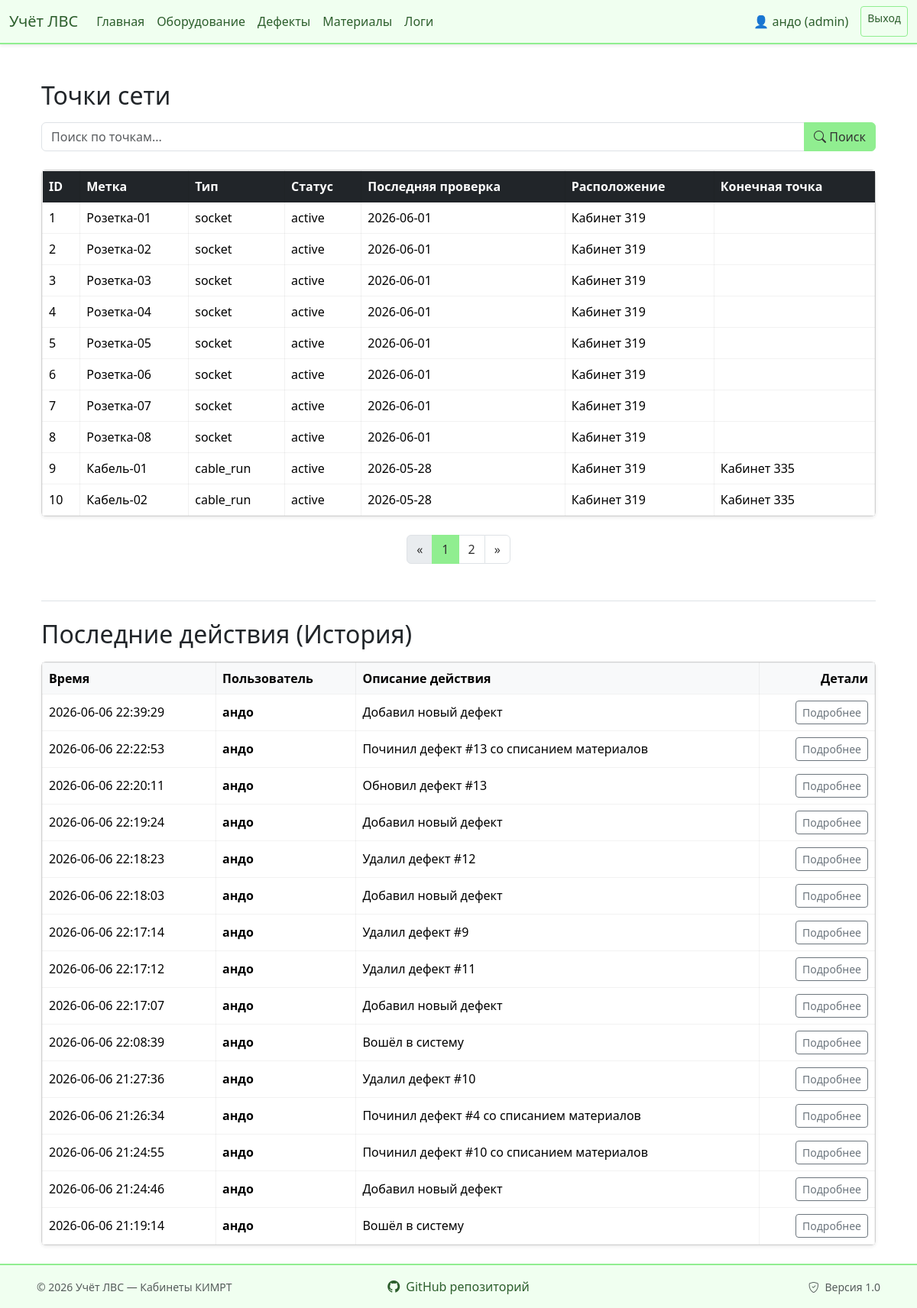
The app's page /superproject/index.php (signed in) with its own data.
### tables this page shows
CREATE TABLE `network_points` (
  `id` int(11) NOT NULL,
  `label` varchar(20) NOT NULL,
  `type` enum('socket','switch','cable_run','patch_cord') NOT NULL,
  `location_id` int(11) DEFAULT NULL,
  `location_end_id` int(11) DEFAULT NULL,
  `status` enum('active','defect','decommissioned') DEFAULT 'active',
  `last_check` date DEFAULT NULL
);

CREATE TABLE `locations` (
  `id` int(11) NOT NULL,
  `name` varchar(100) NOT NULL,
  `type` enum('room','rack','workspace','other') DEFAULT 'room',
  `room_number` varchar(10) DEFAULT '319Б'
);

CREATE TABLE `logs` (
  `id` int(11) NOT NULL,
  `user_id` int(11) DEFAULT NULL,
  `action` varchar(100) NOT NULL,
  `target_table` varchar(50) NOT NULL,
  `target_id` int(11) NOT NULL,
  `created_at` timestamp NULL DEFAULT CURRENT_TIMESTAMP
);

CREATE TABLE `users` (
  `id` int(11) NOT NULL,
  `login` varchar(50) NOT NULL,
  `password_hash` varchar(255) NOT NULL,
  `role` enum('admin','operator') DEFAULT 'operator'
);

### superproject/index.php (called while the page is built, shortened)
<?php
require_once 'db/connectDB.php';
require_once 'models/dashboard.model.php';
dashboardIndex($pdo);
function dashboardIndex(PDO $pdo): void
{
    $page   = isset($_GET['page']) ? max(1, (int)$_GET['page']) : 1;
    $search = isset($_GET['search']) ? trim($_GET['search']) : '';
    $limit  = 10;
    $offset = ($page - 1) * $limit;
    $data       = getFilteredPoints($pdo, $search, $limit, $offset);
    $totalRows  = getTotalFilteredPoints($pdo, $search);
    $totalPages = (int) ceil($totalRows / $limit);
    require  'views/index.view.php';
}

### superproject/models/dashboard.model.php (called while the page is built, shortened)
<?php
if (!function_exists('getFilteredPoints')) {
    function getFilteredPoints(PDO $pdo, string $search, int $limit, int $offset): array
    {
        $sql = "
            SELECT
                np.id, np.label, np.type, np.status, np.last_check,
                loc1.name AS location_name,
                loc2.name AS location_end_name
            FROM network_points np
            LEFT JOIN locations loc1 ON np.location_id = loc1.id
            LEFT JOIN locations loc2 ON np.location_end_id = loc2.id
            WHERE 1=1
        ";
        $params = [];
        $sql .= " ORDER BY np.id ASC LIMIT :limit OFFSET :offset";
        $stmt = $pdo->prepare($sql);
        $stmt->bindValue(':limit', $limit, PDO::PARAM_INT);
        $stmt->bindValue(':offset', $offset, PDO::PARAM_INT);
        $stmt->execute();
        return $stmt->fetchAll(PDO::FETCH_ASSOC);
    }
}
if (!function_exists('getTotalFilteredPoints')) {
    function getTotalFilteredPoints(PDO $pdo, string $search): int
    {
        $sql = "
            SELECT COUNT(*)
            FROM network_points np
            LEFT JOIN locations loc1 ON np.location_id = loc1.id
            LEFT JOIN locations loc2 ON np.location_end_id = loc2.id
            WHERE 1=1
        ";
        $params = [];
        $stmt = $pdo->prepare($sql);
        $stmt->execute($params);
        return (int) $stmt->fetchColumn();
    }
}

### superproject/models/logs.model.php (called while the page is built, shortened)
<?php
    function getLogs($pdo) {
    $sql = "SELECT
                        logs.id AS id,
                        users.login AS name,
                        logs.action,
                        logs.target_table,
                        logs.target_id,
                        logs.created_at
                    FROM logs
                    LEFT JOIN users ON logs.user_id = users.id
                    ORDER BY logs.created_at DESC";
    $stmt = $pdo->prepare($sql);
    $stmt->execute();
    return $stmt->fetchAll(PDO::FETCH_ASSOC);
}
$logs = getLogs($pdo);
?>

### superproject/views/index.view.php (the view, shortened to what this page needs)
<?php
$page = $page ?? 1;
require './models/logs.model.php';
include __DIR__ . '/components/header.view.php';
?>
<div class="container-fluid mt-4">
    <h2 class="mb-3">Точки сети</h2>
    <div class="mb-4">
        <form action="" method="get" class="input-group">
            <input type="text" name="search" class="form-control" placeholder="Поиск по точкам..." value="<?= htmlspecialchars($search ?? '') ?>">
            <button class="btn btn-salad" type="submit">
                <i class="bi bi-search"></i> Поиск
            </button>
        </form>
    </div>
    <?php if (!empty($data)): ?>
        <div class="card mb-4 shadow-sm">
            <div class="card-body p-0">
                <div class="table-responsive">
                    <table class="table table-hover table-borderless align-middle mb-0">
                        <thead class="table-dark">
                            <tr>
                                <th>ID</th>
                                <th>Метка</th>
                                <th>Тип</th>
                                <th>Статус</th>
                                <th>Последняя проверка</th>
                                <th>Расположение</th>
                                <th>Конечная точка</th>
                            </tr>
                        </thead>
                        <tbody>
                            <?php foreach ($data as $row): ?>
                                <tr>
                                    <td><?= htmlspecialchars($row['id']) ?></td>
                                    <td><?= htmlspecialchars($row['label']) ?></td>
                                    <td><?= htmlspecialchars($row['type']) ?></td>
                                    <td><?= htmlspecialchars($row['status']) ?></td>
                                    <td><?= htmlspecialchars($row['last_check']) ?></td>
                                    <td><?= htmlspecialchars($row['location_name'] ?? '') ?></td>
                                    <td><?= htmlspecialchars($row['location_end_name'] ?? '') ?></td>
                                </tr>
                            <?php endforeach; ?>
                        </tbody>
                    </table>
                </div>
            </div>
        </div>
        <?php if (isset($totalPages) && $totalPages > 1): ?>
            <nav aria-label="Page navigation" class="mb-5">
                <ul class="pagination justify-content-center">
                    <li class="page-item <?= ($page <= 1) ? 'disabled' : '' ?>">
                        <a class="page-link" href="<?= ($page > 1) ? "?page=".($page - 1)."&search=".urlencode($search ?? '') : "javascript:void(0)" ?>">«</a>
                    </li>
                    <?php for ($i = 1; $i <= $totalPages; $i++): ?>
                        <li class="page-item <?= ($i == $page) ? 'active' : '' ?>">
                            <a class="page-link" href="?page=<?= $i ?>&search=<?= urlencode($search ?? '') ?>"><?= $i ?></a>
                        </li>
                    <?php endfor; ?>
                    <li class="page-item <?= ($page >= $totalPages) ? 'disabled' : '' ?>">
                        <a class="page-link" href="<?= ($page < $totalPages) ? "?page=".($page + 1)."&search=".urlencode($search ?? '') : "javascript:void(0)" ?>">»</a>
                    </li>
                </ul>
            </nav>
        <?php endif; ?>
    <?php else: ?>
        <div class="alert alert-info mt-4 mb-5">Точки сети не найдены.</div>
    <?php endif; ?>
    <h2 class="mb-3 border-top pt-4">Последние действия (История)</h2>
    <?php if (!empty($logs)): ?>
        <div class="card mb-4 shadow-sm">
            <div class="card-body p-0">
                <div class="table-responsive">
                    <table class="table table-hover table-borderless align-middle mb-0">
                        <thead class="table-light">
                            <tr>
                                <th>Время</th>
                                <th>Пользователь</th>
                                <th>Описание действия</th>
                                <th class="text-end">Детали</th>
                            </tr>
                        </thead>
                        <tbody>
                            <?php foreach ($logs as $log): ?>
                                <tr>
                                    <td><?= htmlspecialchars($log['created_at']) ?></td>
                                    <td><strong><?= htmlspecialchars($log['name'] ) ?></strong></td>
                                    <td><?= htmlspecialchars(mb_strimwidth($log['action'], 0, 50, '...')) ?></td>
                                    <td class="text-end">
                                        <button type="button" class="btn btn-sm btn-outline-secondary" data-bs-toggle="modal" data-bs-target="#logModal<?= $log['id'] ?>">
                                            Подробнее
                                        </button>
                                    </td>
                                </tr>
                            <?php endforeach; ?>
                        </tbody>
                    </table>
                </div>
            </div>
        </div>
    <?php else: ?>
        <div class="alert alert-secondary mt-3">История действий пока пуста.</div>
    <?php endif; ?>
</div>
<?php include __DIR__ . '/components/footer.view.php'; ?>

### superproject/views/components/header.view.php (style rules this page uses)
.btn-salad { background-color: #90EE90; border-color: #90EE90; color: #2c5e2c; }
body { display: flex; flex-direction: column; min-height: 100vh; margin: 0; }

### superproject/views/index.view.php (style rules this page uses)
.btn-salad { background-color: #90EE90; border-color: #90EE90; color: #333; }
.pagination .page-link { color: #333; }
.pagination .page-item.active .page-link { background-color: #90EE90; border-color: #90EE90; }
.table-borderless th, .table-borderless td, .table-borderless thead th { border: 1px solid rgba(0,0,0,.05); }
.card-body { background-color: #fff; }

### records on screen
network_points: id "1", label "Розетка-01", type "socket", status "active", last_check "2026-06-01", location.name "Кабинет 319"
network_points: id "2", label "Розетка-02", type "socket", status "active", last_check "2026-06-01", location.name "Кабинет 319"
network_points: id "3", label "Розетка-03", type "socket", status "active", last_check "2026-06-01", location.name "Кабинет 319"
network_points: id "4", label "Розетка-04", type "socket", status "active", last_check "2026-06-01", location.name "Кабинет 319"
network_points: id "5", label "Розетка-05", type "socket", status "active", last_check "2026-06-01", location.name "Кабинет 319"
network_points: id "6", label "Розетка-06", type "socket", status "active", last_check "2026-06-01", location.name "Кабинет 319"
network_points: id "7", label "Розетка-07", type "socket", status "active", last_check "2026-06-01", location.name "Кабинет 319"
network_points: id "8", label "Розетка-08", type "socket", status "active", last_check "2026-06-01", location.name "Кабинет 319"
network_points: id "9", label "Кабель-01", type "cable_run", status "active", last_check "2026-05-28", location.name "Кабинет 319", locations.name "Кабинет 335"
network_points: id "10", label "Кабель-02", type "cable_run", status "active", last_check "2026-05-28", location.name "Кабинет 319", locations.name "Кабинет 335"
logs: created_at "2026-06-06 22:39:29", user.login "андо", action "Добавил новый дефект"
logs: created_at "2026-06-06 22:22:53", user.login "андо", action "Починил дефект #13 со списанием материалов"
logs: created_at "2026-06-06 22:20:11", user.login "андо", action "Обновил дефект #13"
logs: created_at "2026-06-06 22:19:24", user.login "андо", action "Добавил новый дефект"
logs: created_at "2026-06-06 22:18:23", user.login "андо", action "Удалил дефект #12"
logs: created_at "2026-06-06 22:18:03", user.login "андо", action "Добавил новый дефект"
logs: created_at "2026-06-06 22:17:14", user.login "андо", action "Удалил дефект #9"
logs: created_at "2026-06-06 22:17:12", user.login "андо", action "Удалил дефект #11"
logs: created_at "2026-06-06 22:17:07", user.login "андо", action "Добавил новый дефект"
logs: created_at "2026-06-06 22:08:39", user.login "андо", action "Вошёл в систему"
logs: created_at "2026-06-06 21:27:36", user.login "андо", action "Удалил дефект #10"
logs: created_at "2026-06-06 21:26:34", user.login "андо", action "Починил дефект #4 со списанием материалов"
logs: created_at "2026-06-06 21:24:55", user.login "андо", action "Починил дефект #10 со списанием материалов"
logs: created_at "2026-06-06 21:24:46", user.login "андо", action "Добавил новый дефект"
logs: created_at "2026-06-06 21:19:14", user.login "андо", action "Вошёл в систему"

### other values on screen
$_SESSION['user']['login'] "андо"
$_SESSION['user']['role'] "admin"
